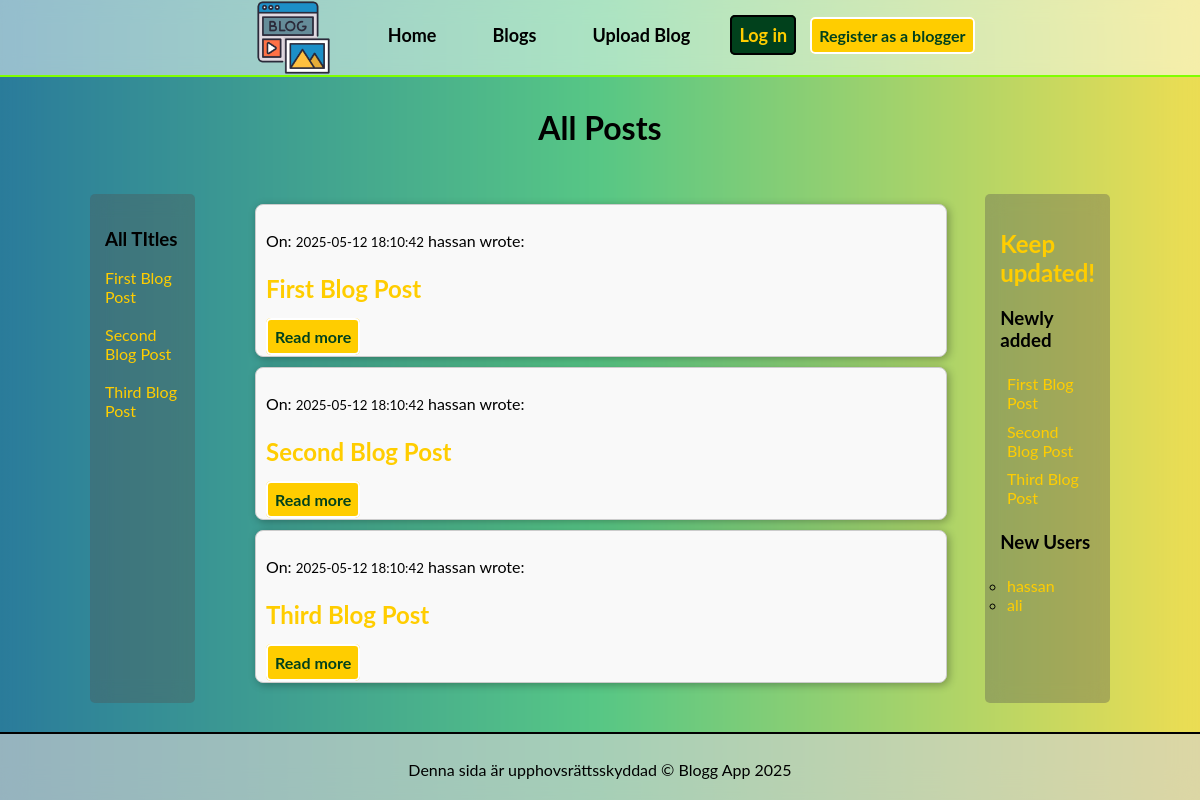
/posts.php, run on the app's committed database.
### tables this page shows
CREATE TABLE `post` (
  `id` int(11) NOT NULL,
  `title` varchar(255) NOT NULL,
  `content` longtext NOT NULL,
  `created` datetime NOT NULL DEFAULT current_timestamp(),
  `userId` int(11) NOT NULL
);

CREATE TABLE `user` (
  `id` int(11) NOT NULL,
  `username` varchar(255) NOT NULL,
  `password` varchar(255) NOT NULL,
  `title` varchar(255) DEFAULT NULL,
  `presentation` mediumtext DEFAULT NULL,
  `image` varchar(255) DEFAULT NULL,
  `created` datetime NOT NULL DEFAULT current_timestamp()
);

### db.php (called while the page is built, shortened)
<?php
$connection = mysqli_connect(DB_SERVER, DB_USER, DB_PASS, DB_NAME);
function get_result($statment)
{
    $rows = array();
    $result = mysqli_stmt_get_result($statment);
    if ($result)
    {
        while ($row = mysqli_fetch_assoc($result)) {
            $rows[] = $row;
        }
    }
    return $rows;
}
function get_users()
{
    global $connection;
    $sql = 'SELECT * FROM user';
    $statment = mysqli_prepare($connection, $sql);
    mysqli_stmt_execute($statment);
    $result = get_result($statment);
    return $result;
}
function get_latest_posts($count = 3)
{
    global $connection;
    $sql = 'SELECT post.*, user.username
            FROM post
            JOIN user ON post.userId = user.id
            ORDER BY post.created DESC
            LIMIT ?';
    $stmt = mysqli_prepare($connection, $sql);
    mysqli_stmt_bind_param($stmt, 'i', $count);
    mysqli_stmt_execute($stmt);
    $result = get_result($stmt);
    return $result;
}
function get_all_posts()
{
    global $connection;
    $sql = 'SELECT post.id, post.title, post.content, post.created, user.username
            FROM post
            JOIN user ON post.userId = user.id
            ORDER BY post.created DESC';
    $statement = mysqli_prepare($connection, $sql);
    mysqli_stmt_execute($statement);
    $result = get_result($statement);
    return $result;
}
function nyheter()
{
    $users = get_users();
    $posts = get_latest_posts();
    return [
        'users' => $users,
        'posts' => $posts
    ];
}

### posts.php (the view, shortened to what this page needs)
<?php
include('./app/includes/header.php');
require_once('db.php');
$posts = get_all_posts();
?>
<head>
</head>
<h1>All Posts</h1>
<div class="post-container">
    <aside
        class="back-support"><?php include('./menu.php'); ?>
    </aside>
    <main>
        <?php if (empty($posts)): ?>
            <p>Inga inlägg hittades.</p>
        <?php else: ?>
            <?php foreach ($posts as $post): ?>
                <div class="om-content" style="border:1px solid #ccc; padding:10px; margin-bottom:10px;">
                    <p>On:
                        <small><?= htmlspecialchars($post['created']) ?></small>
                        <?= htmlspecialchars($post['username']) ?>
                        wrote:</p>
                    <p class="blog-title">
                        <b><?= nl2br(htmlspecialchars($post['title'])) ?></b>
                    </p>
                    <a href="single_post.php?postId=<?= urlencode($post['id']) ?>" class="btn-y">Read more</a>
                    <br>
                </div>
            <?php endforeach; ?>
        <?php endif; ?>
    </main>
      <aside
        class="back-support"><?php include('./nyheter.php'); ?>
    </aside>
</div>
<?php include('./app/includes/footer.php') ?>

### app/includes/header.php (shortened to what this page needs)
<!doctype html>
<html lang="sv">
<head>
    <link rel="stylesheet" href="./public/css/style.css">
    <link rel="stylesheet" href="./public/css/navbar.css">
    <link rel="stylesheet" href="./public/css/footer.css">
</head>
<body class="<?= $bodyClass ?>">
    <?php include("navbar.php") ?>

### app/includes/navbar.php (shortened to what this page needs)
<nav class="navbar">
    <ul class="navbar-menu">
        <li>
            <a href="./index.php">
                <img class="logo" src="./public/img/logo/blog_icon.png" alt="Go to Home Page" style="width:75px;">
            </a>
        </li>
        <li><a href="./index.php">Home</a></li>
        <li><a href="./posts.php">Blogs</a></li>
        <li><a href="./upload.php">Upload Blog</a></li>
        <?php if (isset($_SESSION['user'])): ?>
        <li><a href="./content.php">My Posts</a></li>
            <li class="green-font">
        <a href="./admin.php" style="color:inherit; text-decoration:none;">
            👤 <?= htmlspecialchars($_SESSION['user']['username']) ?> (ID: <?= $_SESSION['user']['id'] ?>)
        </a>
    </li>
            <li><a class="btn-y" href="logout.php">Log out</a></li>
        <?php else: ?>
            <li><a class="btn-g" href="login.php">Log in</a></li>
             <a class="btn-y" href="./register.php">Register as a blogger</a>
        <?php endif; ?>
    </ul>
</nav>

### menu.php
<?php if (isset($posts) && is_array($posts)): ?>
    <div class="post-list">
        <h3>All TItles</h3>
        <ul class="">
            <?php foreach ($posts as $p): ?>
                <li>
                    <a href="single_post.php?postId=<?= urlencode($p['id']) ?>">
                        <?= htmlspecialchars($p['title']) ?>
                    </a>
                </li>
                <br>
            <?php endforeach; ?>
        </ul>
    </div>
<?php else: ?>
    <p>❌ No data availbe to display.</p>
<?php endif; ?>

### nyheter.php
<?php
require_once('db.php');
$data = nyheter();
$users = $data['users'];
$posts = $data['posts'];
?>
<h1 class="yellow-font">
    <b>
        Keep updated!
    </b>
</h1>
<h3 class="">Newly added</h3>
<?php foreach ($posts as $post): ?>
    <article>
        <ul class="ullist">
            <a
                href="single_post.php?postId=<?= urlencode($post['id']) ?>"><?= htmlspecialchars($post['title']) ?>
            </a>
        </ul>
    </article>
<?php endforeach; ?>
<h3>New Users</h3>
<article>
    <ul>
        <?php foreach ($users as $user): ?>
            <li class="ullist">
                <a
                    href="content.php?userId=<?= urlencode($user['id']) ?>"><?= htmlspecialchars($user['username']) ?>
                </a>
            </li>
        <?php endforeach; ?>
    </ul>
</article>

### app/includes/footer.php (shortened to what this page needs)
<footer>
    <div class="row">
    <div class="col">
        <div class="footer-marking">
            <p>Denna sida är upphovsrättsskyddad &copy; Blogg App 2025</p>
        </div>
    </div>
</footer>
</body>
</html>

### public/css/style.css (style rules this page uses)
html { position: relative; background: #2A7B9B; background: linear-gradient(90deg, rgba(42, 123, 155, 1) 0%, rgba(87, 199, 133, 1) 50%, rgba(237, 221, 83, 1) 100%); background-position: center; background-attachment: fixed; background-size: cover; background-repeat: no-repeat; height: 100%; font-family: 'Lato', sans-serif; scroll-behavior: smooth; }
html::before { content: ''; position: fixed; top: 0; left: 0; right: 0; bottom: 0; background-image: inherit; background-position: inherit; background-size: inherit; background-repeat: inherit; filter: blur(15px); z-index: -1; }
body { width: 90vw; min-height: 100vh; padding: 10px; margin: 0 auto; display: flex; flex-direction: column; padding: 0px 15px; gap: 10px; overflow-x: hidden; align-items: center; align-self: center; }
main { flex: 1; padding: 25px; border-radius: 25px; }
img { max-width: 100%; height: auto; display: block; }
.om-content { margin-bottom: 20px; padding: 10px; border: 5px #ccc; border-radius: 8px; box-shadow: 2px 2px 8px rgba(0, 0, 0, 0.3); background-color: #f9f9f9; width: 100%; }
ul { list-style-type: none; padding: 0; margin: 0; }
.yellow-font { color: #FFCD00; font-weight: 500; }
.back-support { background-color: rgba(83, 82, 82, 0.349); backdrop-filter: blur(10px); border-radius: 5px; padding: 15px; margin: 15px; }
.btn-g { color: #FFCD00; background-color: #01411C; border: 2px solid #000000; border-radius: 5px; padding: 5px; font-weight: bold; cursor: pointer; text-decoration: none; padding: 7px; }
a { text-decoration: none; }
.btn-y { color: #01411C; background-color: #FFCD00; border: 2px solid #ffffff; border-radius: 5px; padding: 5px; font-weight: bold; cursor: pointer; padding: 7px; }
.blog-title { font-size: 1.5rem; color: #FFCD00; font-weight: bold; }
.post-container { display: flex; width: 100%; max-width: 100%; height: auto; padding: 0; gap: 20px; box-sizing: border-box; padding-left: 15px; padding-right: 15px; }
aside { top: 12px; position: sticky; flex-basis: 10%; max-width: 30%; padding: 1em; margin-top: 12px; margin-bottom: 12px; margin: 12px 0; box-sizing: border-box; overflow-wrap: break-word; }
aside a { color: #FFCD00; }
.ullist { margin-left: 2px; list-style-type: circle; }
article { padding: 0.3rem; }

### public/css/navbar.css (style rules this page uses)
.navbar { z-index: 999; background-color: rgba(255, 255, 255, 0.5); backdrop-filter: blur(10px); top: 0; left: 0; right: 0; position: sticky; padding: 0 10px; width: 100vw; align-self: center; border-bottom: 2px solid chartreuse; ; }
.logo { display: inline-block; flex: 0 0 auto; vertical-align: middle; }
nav ul { list-style: none; padding: 0; justify-self: center; padding-left: 25px; }
.navbar img { width: auto; object-fit: contain; object-fit: cover; flex-shrink: 0; }
nav ul li { display: inline; margin: 10px 10px; font-size: large; font-weight: bold; }
nav ul li a { padding: 1rem; color: #000000; text-decoration: none; transform: scale(1.05); }

### public/css/footer.css (style rules this page uses)
footer { margin-top: auto; border-top: 2px solid black; background-color: #d3d3d3a3; color: #000000; padding: 10px; transform: translateZ(0); flex-shrink: 0; display: flex; flex-direction: column; align-self: center; width: 100vw; padding-bottom: 0px; }
.col { display: flex; flex-direction: column; flex: 1; min-width: 150px; padding: 0 15px; text-align: center; justify-content: center; margin-bottom: 5px; gap: 2px; }
.row { display: flex; flex-direction: row; justify-content: space-between; width: 100%; }
.row p { text-align: center; }
.footer-marking { display: flex; justify-content: space-around; margin: 0; left: 10px; }

### data on the page
post: title "First Blog Post", created "2025-05-12 18:10:42", userId.username "hassan"
post: title "Second Blog Post", created "2025-05-12 18:10:42", userId.username "hassan"
post: title "Third Blog Post", created "2025-05-12 18:10:42", userId.username "hassan"
user: username "hassan"
user: username "ali"
